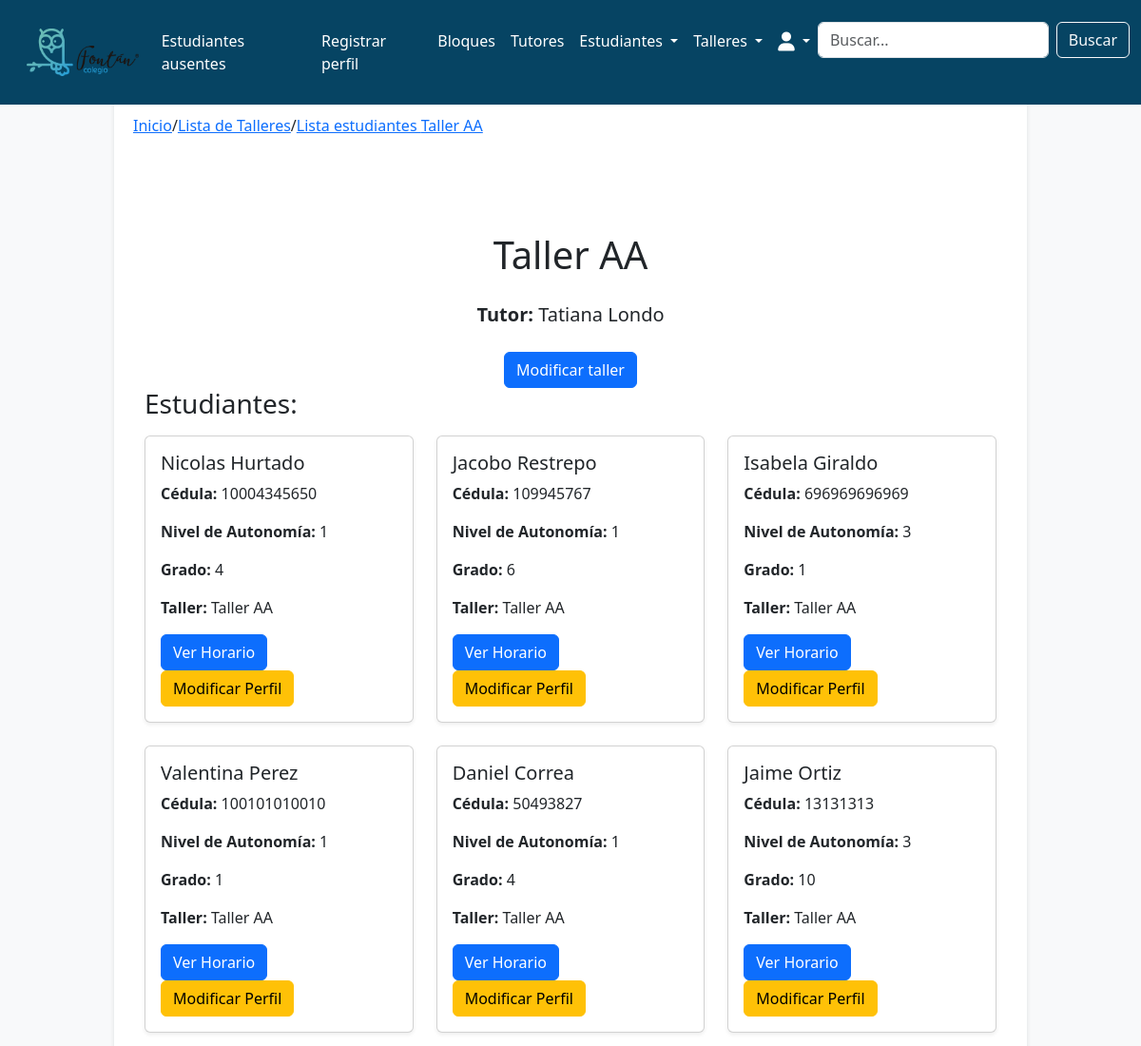
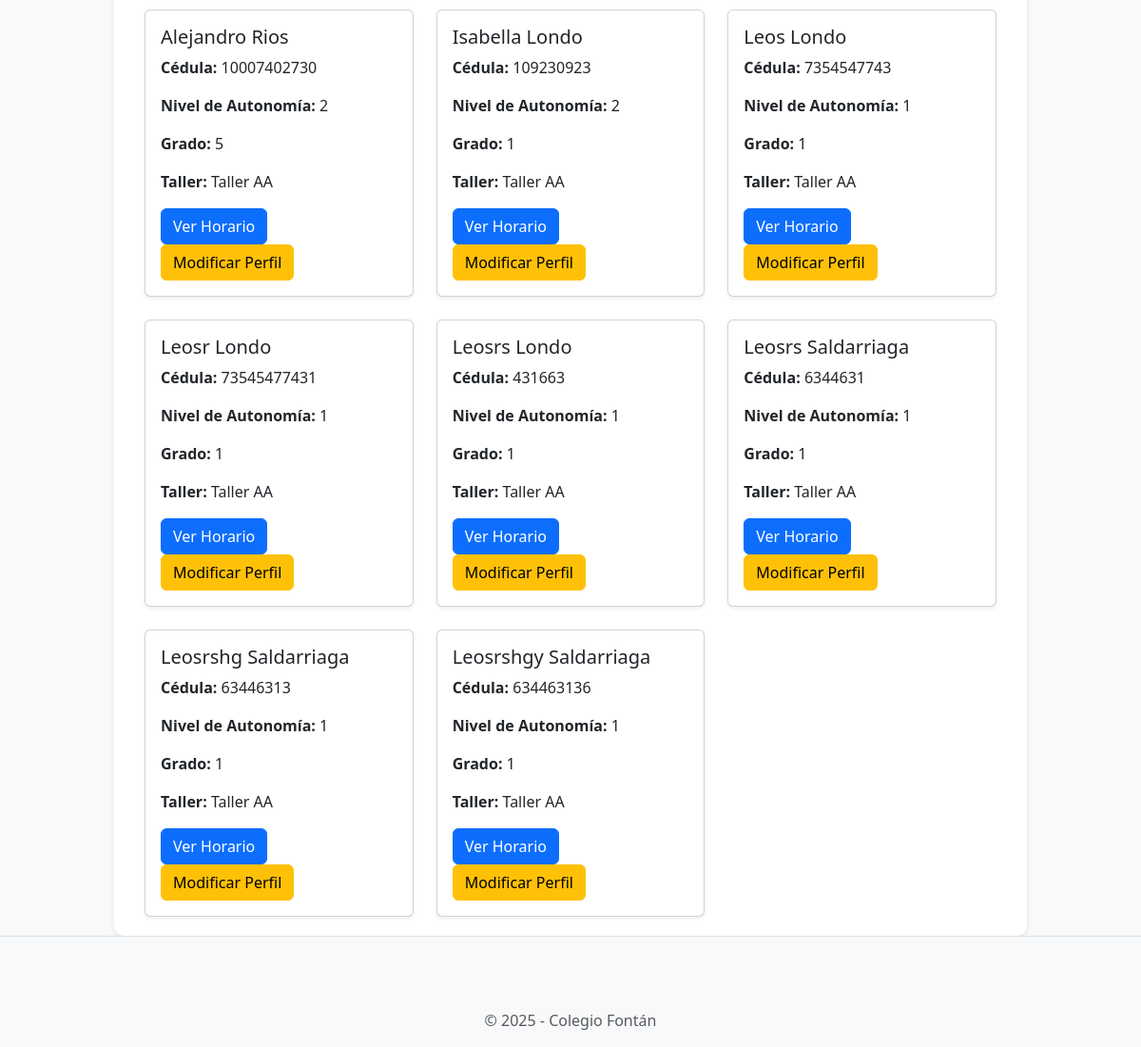
The page /workshops/64/students/ (signed in) on the database its author committed (2 pictures, top to bottom).
### workshops/models.py (models this page shows, shortened)
class Workshop(models.Model):
    WORKSHOP_TYPES = [
        ('primary', 'Primaria'),
        ('high_school', 'Bachillerato'),
        ('collective', 'Colectivo'),
    ]
    workshop_id = models.AutoField(primary_key=True)
    name = models.CharField(max_length=100, unique=True)
    tutor = models.ForeignKey(
        'tutors.Tutor',
        on_delete=models.SET_NULL,
        null=True,
        blank=True,
        related_name='workshops'  # Esta línea permite acceder a los talleres desde el tutor
    )
    max_capacity = models.IntegerField(default=25)
    type = models.CharField(
        max_length=20,
        choices=WORKSHOP_TYPES,
        default='primary'
    )

### tutors/models.py (models this page shows, shortened)
class Tutor(models.Model):
    tutor_id = models.AutoField(primary_key=True)
    user = models.OneToOneField(
        User,
        on_delete=models.CASCADE,
        related_name="tutor_profile"
    )
    student = models.ForeignKey(
        Student,
        on_delete=models.SET_NULL,
        null=True,
        blank=True
    )

### students/models.py (models this page shows, shortened)
class Student(models.Model):
    STATUS_CHOICES = [
        ('present', 'Presente'),
        ('absent', 'Ausente'),
        ('neutral', 'No llamado'),
    ]
    student_id = models.AutoField(primary_key=True)
    name = models.CharField(max_length=100)
    lastname = models.CharField(max_length=100)
    id_number = models.IntegerField(unique=True)
    autonomy_level = models.IntegerField(
        choices=[
            (1, 'Nivel 1'),
            (2, 'Nivel 2'),
            (3, 'Nivel 3'),
        ],
        default=1,
    )
    extended_vacation = models.BooleanField(default=False)
    grade = models.IntegerField(
        choices=[
            (1, '1'),
            (2, '2'),
            (3, '3'),
            (4, '4'),
            (5, '5'),
            (6, '6'),
            (7, '7'),
            (8, '8'),
            (9, '9'),
            (10, '10'),
            (11, '11'),
        ],
        default=1,
    )
    status = models.CharField(
        max_length=10,
        choices=STATUS_CHOICES,
        default='neutral'
    )
    workshop = models.ForeignKey('workshops.Workshop', on_delete=models.SET_NULL, null=True, blank=True)
    last_reset = models.DateTimeField(default=now)
    rotation_workshop = models.CharField(max_length=200, blank=True, null=True)

### workshops/views.py (the view)
# urls.py: path('<int:workshop_id>/students/', views.students_by_workshop, name='students_by_workshop'),
def students_by_workshop(request, workshop_id):
    print("cargando funcion de estudiantes por taller")
    workshop = get_object_or_404(Workshop, workshop_id=workshop_id)
    print("cargando funcion de estudiantes por taller")
    students = Student.objects.filter(workshop=workshop)
    return render(request, 'workshops/students_by_workshop.html', {
        'workshop': workshop,
        'students': students,
        'workshops': Workshop.objects.all()
    })

### workshops/templates/workshops/students_by_workshop.html
{% extends 'base.html' %}
{% block breadcrumb %}
  <a href="{% url 'home.home' %}">Inicio</a>
  <span>/</span>
  <a href="{% url 'workshops:list_workshops' %}">Lista de Talleres</a>
  <span>/</span>
  <a href="{% url 'workshops:students_by_workshop' workshop.workshop_id %}">Lista estudiantes {{ workshop.name }}</a>
{% endblock %}
{% load static %}
{% block content %}
<div class="container">
  <h1 class="text-center my-4">{{ workshop.name }}</h1>
  <div class="text-center mb-4">
    <p class="fs-5">
      <strong>Tutor:</strong>
      {% if workshop.tutor %}
        {{ workshop.tutor.user.first_name }} {{ workshop.tutor.user.last_name }}
      {% else %}
        <span class="text-muted">No asignado</span>
      {% endif %}
    </p>
  </div>
  <div class="text-center">
    <a href="{% url 'workshops:modify_workshop' workshop_id=workshop.workshop_id %}" class="btn btn-primary">Modificar taller</a>
  </div>
  <h3 class="mb-3">Estudiantes:</h3>
  {% if students %}
    <div class="row row-cols-1 row-cols-md-3 g-4">
      {% for student in students %}
        <div class="col">
          <div class="card h-100 shadow-sm">
            <div class="card-body">
              <h5 class="card-title">{{ student.name }} {{ student.lastname }}</h5>
              <p><strong>Cédula:</strong> {{ student.id_number }}</p>
              <p><strong>Nivel de Autonomía:</strong> {{ student.autonomy_level }}</p>
              <p><strong>Grado:</strong> {{ student.grade }}</p>
              <p><strong>Taller:</strong> {{ student.workshop.name }}</p>
              <a href="{% url 'student_schedule' student_id=student.student_id %}" class="btn btn-primary">Ver Horario</a>
              <a href="{% url 'students.modify_student' student_id=student.student_id %}" class="btn btn-warning">Modificar Perfil</a>
            </div>
          </div>
        </div>
      {% endfor %}
    </div>
  {% else %}
    <div class="alert alert-warning text-center" role="alert">
      No hay estudiantes asignados a este taller.
    </div>
  {% endif %}
</div>
{% endblock %}

### horariosfontanproyecto/templates/base.html (style rules this page uses)
body { background-color: #f8f9fa; }
.container { max-width: 960px; margin: 0 auto; }

### horariosfontanproyecto/templates/navbar.html (style rules this page uses)
:root { --primary-color: #064463; --secondary-color: #1C5471; --hover-color: #163E59; --text-color: #fff; --bg-color: #f9f9f9; }

### rows shown on the page
Workshop: name "Taller AA", tutor.user.first_name "Tatiana", tutor.user.last_name "Londo"
Student: name "Nicolas", lastname "Hurtado", id_number "10004345650", autonomy_level "1", grade "4", workshop.name "Taller AA"
Student: name "Jacobo", lastname "Restrepo", id_number "109945767", autonomy_level "1", grade "6", workshop.name "Taller AA"
Student: name "Isabela", lastname "Giraldo", id_number "696969696969", autonomy_level "3", grade "1", workshop.name "Taller AA"
Student: name "Valentina", lastname "Perez", id_number "100101010010", autonomy_level "1", grade "1", workshop.name "Taller AA"
Student: name "Daniel", lastname "Correa", id_number "50493827", autonomy_level "1", grade "4", workshop.name "Taller AA"
Student: name "Jaime", lastname "Ortiz", id_number "13131313", autonomy_level "3", grade "10", workshop.name "Taller AA"
Student: name "Alejandro", lastname "Rios", id_number "10007402730", autonomy_level "2", grade "5", workshop.name "Taller AA"
Student: name "Isabella", lastname "Londo", id_number "109230923", autonomy_level "2", grade "1", workshop.name "Taller AA"
Student: name "Leos", lastname "Londo", id_number "7354547743", autonomy_level "1", grade "1", workshop.name "Taller AA"
Student: name "Leosr", lastname "Londo", id_number "73545477431", autonomy_level "1", grade "1", workshop.name "Taller AA"
Student: name "Leosrs", lastname "Londo", id_number "431663", autonomy_level "1", grade "1", workshop.name "Taller AA"
Student: name "Leosrs", lastname "Saldarriaga", id_number "6344631", autonomy_level "1", grade "1", workshop.name "Taller AA"
Student: name "Leosrshg", lastname "Saldarriaga", id_number "63446313", autonomy_level "1", grade "1", workshop.name "Taller AA"
Student: name "Leosrshgy", lastname "Saldarriaga", id_number "634463136", autonomy_level "1", grade "1", workshop.name "Taller AA"
